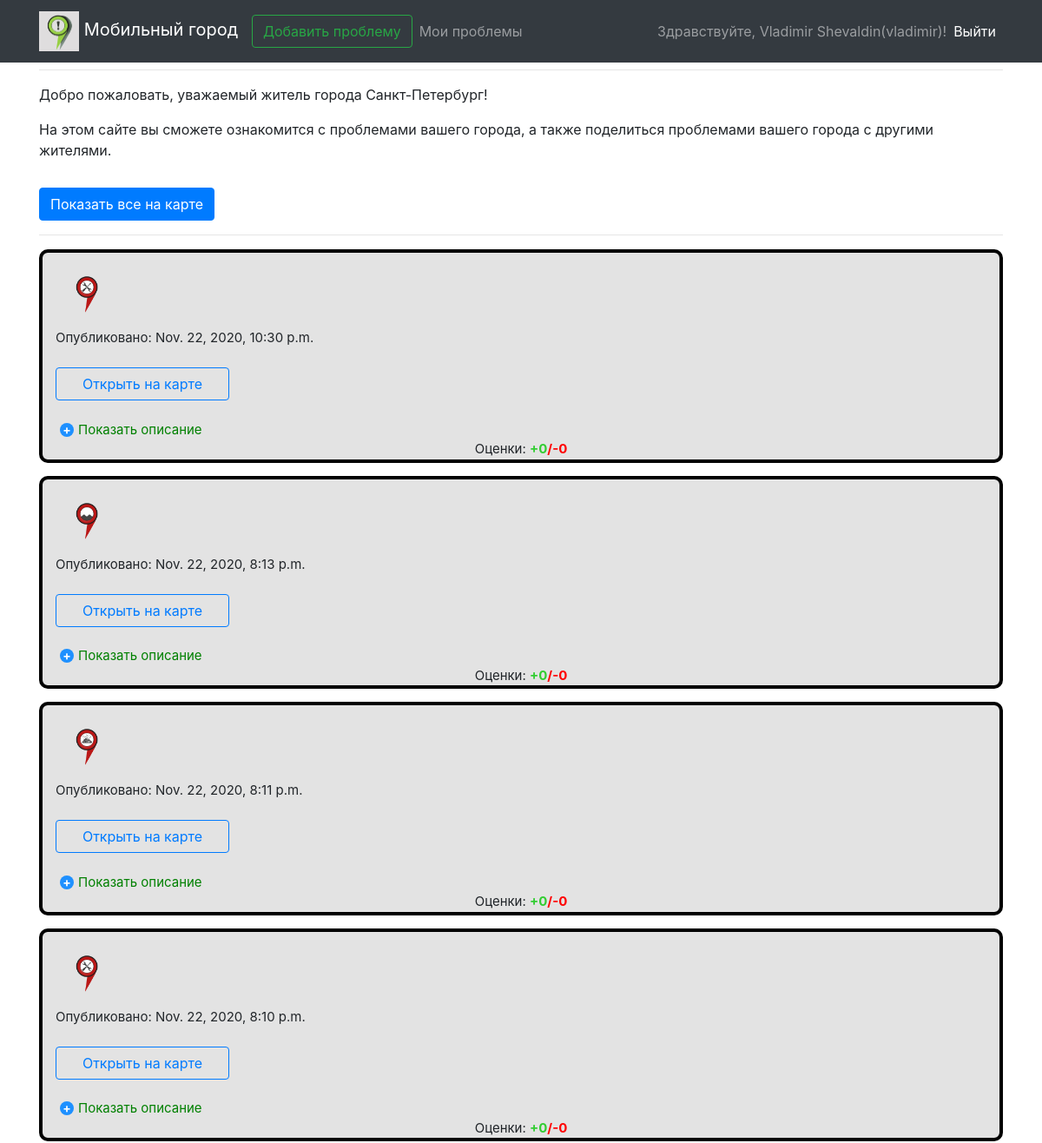
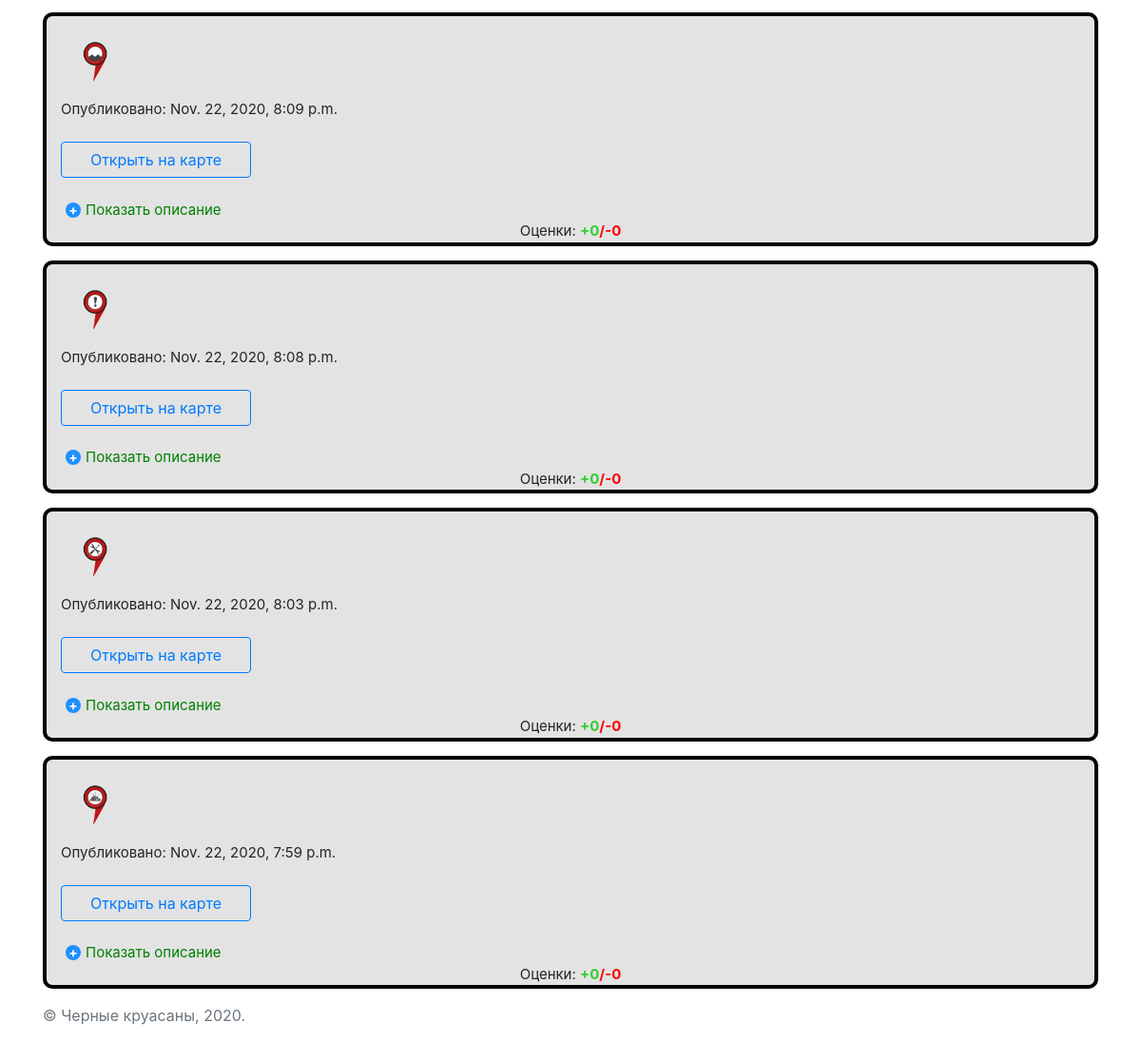
The app's page / (signed in) with its own data (2 pictures, top to bottom).
### hakaton_app/models.py (models this page shows)
class Problem(models.Model):
    lat = models.FloatField()
    lng = models.FloatField()
    type = models.IntegerField()
    date = models.DateTimeField()
    description = models.CharField(max_length=1500)
    votes_pos = models.IntegerField()
    votes_neg = models.IntegerField()
    author_id = models.IntegerField()

### hakaton_app/views.py (the view)
# urls.py: path("", views.index, name="index"),
def index(request):
    context = get_base_context(request, "Проблемы города Санкт-Петербург")
    context["problems_list"] = Problem.objects.order_by("date").reverse()
    return render(request, "pages/index.html", context)

### hakaton_app/views.py (called while the page is built)
def get_base_context(request, pagename):
    return {
        'pagename': pagename,
        'loginform': LoginForm(),
        'user': request.user,
    }

### templates/pages/index.html (shortened to what this page needs)
{% extends 'base.html' %}
{% block pagename %}
<div class="row">
    <div class="col text-center">
        <h1>{{pagename}}</h1><hr>
    </div>
</div>
{% endblock %}
{% block content %}
<div class="row">
    <div class="col">
        <p>Добро пожаловать, уважаемый житель города Санкт-Петербург!
        <p>На этом сайте вы сможете ознакомится с проблемами вашего города, а также поделиться проблемами вашего города с другими жителями.<br>
        <form action="{% url "mmap_view" %}" method="post">
            <button type="submit" class="btn btn-primary" style="margin-top: 15px">Показать все на карте</button>
        </form>
        <hr>
    </div>
</div>
<div class="grid">
{%  for i in problems_list %}
    <div class="item">
        <img id="img-{{ i.id }}" src="" style="width: 72px; height: 72px; alignment: right">
        <lable align ="left">Опубликовано: {{ i.date }}</lable><br>
        <a class="btn btn-outline-primary" style="max-width: 200px" href="{% url 'map_view' %}?id={{ i.id }}">Открыть на карте</a><br>
        <div class="demo">
   		<label for="hd-{{ i.id }}">Показать описание</label>
        </div>
    <div align="middle"><lable>Оценки: </lable><b><font color=#32CD32>+{{ i.votes_pos }}</font><font color=#FF0000>/-{{ i.votes_neg }}</font></b></div>
    </div>
{%  endfor %}
</div>
{% endblock %}
{% block extrajs %}
    {% load static %}
{% endblock %}

### templates/header.html (shortened to what this page needs)
{% load static %}
<nav class="navbar navbar-expand-md navbar-dark fixed-top bg-dark">
    <div class="container">
    <a class="navbar-brand" href="{% url 'index' %}">
        <img src="{% static 'images/logo.png' %}" width="46" height="46" alt="">
        Мобильный город
    </a>
    <div class="collapse navbar-collapse" id="navbarCollapse">
        <ul class="navbar-nav mr-auto">
            <li class="form-inline"><a class="btn btn-outline-success" href="{%  url "add_prob" %}">Добавить проблему</a></li>
            {% if request.user.is_authenticated %}
            <li class="nav-item"><a class="nav-link" href="{% url "sub_prob" %}">Мои проблемы</a></li>
            {% endif %}
        </ul>
        {% if request.user.is_authenticated %}
        <ul class="navbar-nav mr-right">
            <span class="navbar-text">
                Здравствуйте, {{ request.user.first_name }} {{ request.user.last_name }}({{ request.user.username }})!
            </span>
            <li class="nav-item active"><a class="nav-link" href="{% url 'logout' %}">Выйти</a></li>
        </ul>
        {% endif %}
    </div>
    </div>
</nav>

### static/main.css (style rules this page uses)
.grid { display: grid; grid-gap: 15px; overflow: hidden; grid-template-columns: repeat(auto-fit, minmax(200px, 100%)); grid-auto-flow: dense; }
.item { margin-top: 0px; margin-bottom: 0px; padding-left: 15px; padding-right: 15px; padding-top: 15px; padding-bottom: 0px; background-color: #E3E3E3; display: grid; font-size: 15px; overflow: hidden; border: 4px solid black; border-radius: 10px; grid-auto-flow: dense; }
.hide + label { margin: 0; padding: 0; color: green; cursor: pointer; display: inline-block; }
.hide + label:before { background-color: #1e90ff; color: #fff; content: "\002B"; display: block; float: left; font-size: 14px; font-weight: bold; height: 16px; line-height: 16px; margin: 3px 5px; text-align: center; width: 16px; -webkit-border-radius: 50%; -moz-border-radius: 50%; border-radius: 50%; }

### records on screen
Problem: date "Nov. 22, 2020, 10:30 p.m.", votes_pos "0", votes_neg "0"
Problem: date "Nov. 22, 2020, 8:13 p.m.", votes_pos "0", votes_neg "0"
Problem: date "Nov. 22, 2020, 8:11 p.m.", votes_pos "0", votes_neg "0"
Problem: date "Nov. 22, 2020, 8:10 p.m.", votes_pos "0", votes_neg "0"
Problem: date "Nov. 22, 2020, 8:09 p.m.", votes_pos "0", votes_neg "0"
Problem: shows a picture, date "Nov. 22, 2020, 8:08 p.m.", votes_pos "0", votes_neg "0"
Problem: date "Nov. 22, 2020, 8:03 p.m.", votes_pos "0", votes_neg "0"
Problem: date "Nov. 22, 2020, 7:59 p.m.", votes_pos "0", votes_neg "0"

### other values on screen
{{ request.user.first_name }} "Vladimir"
{{ request.user.last_name }} "Shevaldin"
{{ request.user.username }} "vladimir"
